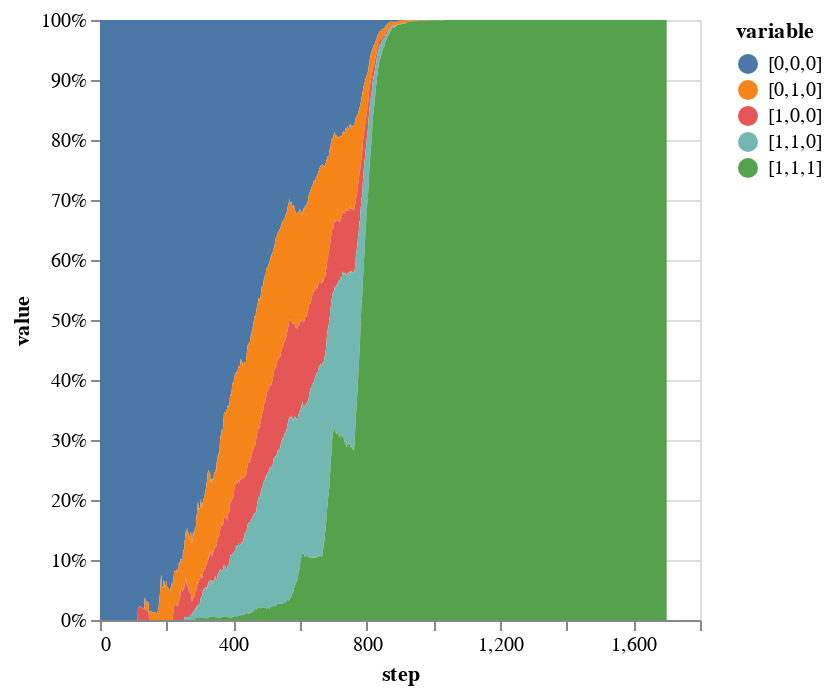

Here is the notebook cell this chart was saved with:
### Code cell
#And the relative number of cells of each genotype
stacked |>
@vlplot(:area, x=:step, y={:value, stack=:normalize}, color="variable:n")

### Figure 1 — Vega-Lite specification as saved in the notebook (floating-point values rounded to 4 significant figures; data arrays with more than 128 entries replaced by an {"elided": "..."} marker saying what was removed)
{"data": {"values": {"elided": "8505 records"}}, "encoding": {"color": {"field": "variable", "type": "nominal"}, "x": {"field": "step", "type": "quantitative"}, "y": {"field": "value", "stack": "normalize", "type": "quantitative"}}, "mark": "area"}
